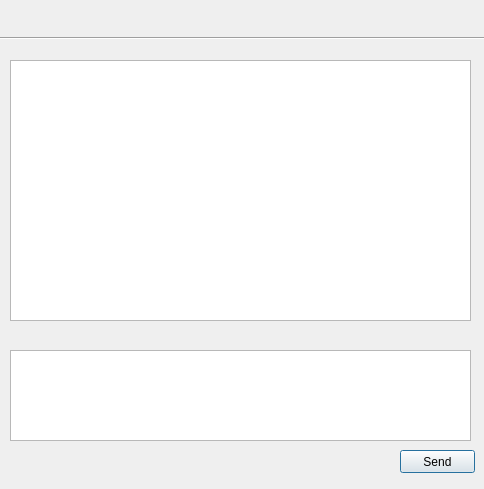
<?xml version="1.0" encoding="UTF-8"?>
<ui version="4.0">
 <class>ChatGUI</class>
 <widget class="QDialog" name="ChatGUI">
  <property name="geometry">
   <rect>
    <x>0</x>
    <y>0</y>
    <width>484</width>
    <height>489</height>
   </rect>
  </property>
  <property name="windowTitle">
   <string>ChatGUI</string>
  </property>
  <widget class="Line" name="line">
   <property name="geometry">
    <rect>
     <x>0</x>
     <y>30</y>
     <width>491</width>
     <height>16</height>
    </rect>
   </property>
   <property name="orientation">
    <enum>Qt::Horizontal</enum>
   </property>
  </widget>
  <widget class="QTextEdit" name="msg_textEdit">
   <property name="geometry">
    <rect>
     <x>10</x>
     <y>350</y>
     <width>461</width>
     <height>91</height>
    </rect>
   </property>
  </widget>
  <widget class="QPushButton" name="send_pushButton">
   <property name="geometry">
    <rect>
     <x>400</x>
     <y>450</y>
     <width>75</width>
     <height>23</height>
    </rect>
   </property>
   <property name="text">
    <string>Send</string>
   </property>
  </widget>
  <widget class="QLabel" name="peerName_label">
   <property name="geometry">
    <rect>
     <x>10</x>
     <y>20</y>
     <width>111</width>
     <height>16</height>
    </rect>
   </property>
   <property name="text">
    <string/>
   </property>
   <property name="alignment">
    <set>Qt::AlignLeading|Qt::AlignLeft|Qt::AlignVCenter</set>
   </property>
  </widget>
  <widget class="QListWidget" name="log_listWidget">
   <property name="geometry">
    <rect>
     <x>10</x>
     <y>60</y>
     <width>461</width>
     <height>261</height>
    </rect>
   </property>
  </widget>
 </widget>
 <layoutdefault spacing="6" margin="11"/>
 <resources/>
 <connections/>
</ui>
